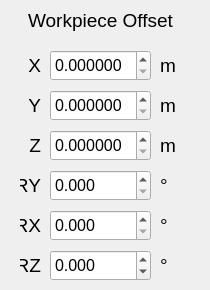
    <widget class="QWidget" name="tab">
     <attribute name="title">
      <string>Workpiece</string>
     </attribute>
     <widget class="QLabel" name="label_77">
      <property name="geometry">
       <rect>
        <x>160</x>
        <y>250</y>
        <width>21</width>
        <height>31</height>
       </rect>
      </property>
      <property name="font">
       <font>
        <pointsize>14</pointsize>
        <weight>50</weight>
        <bold>false</bold>
       </font>
      </property>
      <property name="text">
       <string>°</string>
      </property>
      <property name="alignment">
       <set>Qt::AlignLeading|Qt::AlignLeft|Qt::AlignVCenter</set>
      </property>
     </widget>
     <widget class="QLabel" name="label_66">
      <property name="geometry">
       <rect>
        <x>20</x>
        <y>50</y>
        <width>21</width>
        <height>31</height>
       </rect>
      </property>
      <property name="font">
       <font>
        <pointsize>14</pointsize>
        <weight>50</weight>
        <bold>false</bold>
       </font>
      </property>
      <property name="text">
       <string>X</string>
      </property>
      <property name="alignment">
       <set>Qt::AlignRight|Qt::AlignTrailing|Qt::AlignVCenter</set>
      </property>
     </widget>
     <widget class="QLabel" name="label_73">
      <property name="geometry">
       <rect>
        <x>160</x>
        <y>90</y>
        <width>21</width>
        <height>31</height>
       </rect>
      </property>
      <property name="font">
       <font>
        <pointsize>14</pointsize>
        <weight>50</weight>
        <bold>false</bold>
       </font>
      </property>
      <property name="text">
       <string>m</string>
      </property>
      <property name="alignment">
       <set>Qt::AlignLeading|Qt::AlignLeft|Qt::AlignVCenter</set>
      </property>
     </widget>
     <widget class="QLabel" name="label_75">
      <property name="geometry">
       <rect>
        <x>160</x>
        <y>170</y>
        <width>21</width>
        <height>31</height>
       </rect>
      </property>
      <property name="font">
       <font>
        <pointsize>14</pointsize>
        <weight>50</weight>
        <bold>false</bold>
       </font>
      </property>
      <property name="text">
       <string>°</string>
      </property>
      <property name="alignment">
       <set>Qt::AlignLeading|Qt::AlignLeft|Qt::AlignVCenter</set>
      </property>
     </widget>
     <widget class="QDoubleSpinBox" name="wp_os_z">
      <property name="geometry">
       <rect>
        <x>50</x>
        <y>130</y>
        <width>101</width>
        <height>31</height>
       </rect>
      </property>
      <property name="font">
       <font>
        <pointsize>12</pointsize>
       </font>
      </property>
      <property name="decimals">
       <number>6</number>
      </property>
      <property name="singleStep">
       <double>0.001000000000000</double>
      </property>
      <property name="stepType">
       <enum>QAbstractSpinBox::DefaultStepType</enum>
      </property>
     </widget>
     <widget class="QLabel" name="label_71">
      <property name="geometry">
       <rect>
        <x>20</x>
        <y>170</y>
        <width>21</width>
        <height>31</height>
       </rect>
      </property>
      <property name="font">
       <font>
        <pointsize>14</pointsize>
        <weight>50</weight>
        <bold>false</bold>
       </font>
      </property>
      <property name="text">
       <string>RY</string>
      </property>
      <property name="alignment">
       <set>Qt::AlignRight|Qt::AlignTrailing|Qt::AlignVCenter</set>
      </property>
     </widget>
     <widget class="QLabel" name="label_76">
      <property name="geometry">
       <rect>
        <x>160</x>
        <y>210</y>
        <width>21</width>
        <height>31</height>
       </rect>
      </property>
      <property name="font">
       <font>
        <pointsize>14</pointsize>
        <weight>50</weight>
        <bold>false</bold>
       </font>
      </property>
      <property name="text">
       <string>°</string>
      </property>
      <property name="alignment">
       <set>Qt::AlignLeading|Qt::AlignLeft|Qt::AlignVCenter</set>
      </property>
     </widget>
     <widget class="QLabel" name="label_65">
      <property name="geometry">
       <rect>
        <x>0</x>
        <y>0</y>
        <width>201</width>
        <height>41</height>
       </rect>
      </property>
      <property name="font">
       <font>
        <pointsize>14</pointsize>
        <weight>50</weight>
        <bold>false</bold>
       </font>
      </property>
      <property name="text">
       <string>Workpiece Offset</string>
      </property>
      <property name="alignment">
       <set>Qt::AlignCenter</set>
      </property>
     </widget>
     <widget class="QDoubleSpinBox" name="wp_os_ry">
      <property name="geometry">
       <rect>
        <x>50</x>
        <y>170</y>
        <width>101</width>
        <height>31</height>
       </rect>
      </property>
      <property name="font">
       <font>
        <pointsize>12</pointsize>
       </font>
      </property>
      <property name="decimals">
       <number>3</number>
      </property>
      <property name="maximum">
       <double>360.000000000000000</double>
      </property>
      <property name="stepType">
       <enum>QAbstractSpinBox::AdaptiveDecimalStepType</enum>
      </property>
     </widget>
     <widget class="QDoubleSpinBox" name="wp_os_x">
      <property name="geometry">
       <rect>
        <x>50</x>
        <y>50</y>
        <width>101</width>
        <height>31</height>
       </rect>
      </property>
      <property name="font">
       <font>
        <pointsize>12</pointsize>
       </font>
      </property>
      <property name="suffix">
       <string/>
      </property>
      <property name="decimals">
       <number>6</number>
      </property>
      <property name="singleStep">
       <double>0.001000000000000</double>
      </property>
      <property name="stepType">
       <enum>QAbstractSpinBox::DefaultStepType</enum>
      </property>
     </widget>
     <widget class="QLabel" name="label_70">
      <property name="geometry">
       <rect>
        <x>20</x>
        <y>210</y>
        <width>21</width>
        <height>31</height>
       </rect>
      </property>
      <property name="font">
       <font>
        <pointsize>14</pointsize>
        <weight>50</weight>
        <bold>false</bold>
       </font>
      </property>
      <property name="text">
       <string>RX</string>
      </property>
      <property name="alignment">
       <set>Qt::AlignRight|Qt::AlignTrailing|Qt::AlignVCenter</set>
      </property>
     </widget>
     <widget class="QLabel" name="label_72">
      <property name="geometry">
       <rect>
        <x>160</x>
        <y>50</y>
        <width>21</width>
        <height>31</height>
       </rect>
      </property>
      <property name="font">
       <font>
        <pointsize>14</pointsize>
        <weight>50</weight>
        <bold>false</bold>
       </font>
      </property>
      <property name="text">
       <string>m</string>
      </property>
      <property name="alignment">
       <set>Qt::AlignLeading|Qt::AlignLeft|Qt::AlignVCenter</set>
      </property>
     </widget>
     <widget class="QLabel" name="label_74">
      <property name="geometry">
       <rect>
        <x>160</x>
        <y>130</y>
        <width>21</width>
        <height>31</height>
       </rect>
      </property>
      <property name="font">
       <font>
        <pointsize>14</pointsize>
        <weight>50</weight>
        <bold>false</bold>
       </font>
      </property>
      <property name="text">
       <string>m</string>
      </property>
      <property name="alignment">
       <set>Qt::AlignLeading|Qt::AlignLeft|Qt::AlignVCenter</set>
      </property>
     </widget>
     <widget class="QDoubleSpinBox" name="wp_os_rx">
      <property name="geometry">
       <rect>
        <x>50</x>
        <y>210</y>
        <width>101</width>
        <height>31</height>
       </rect>
      </property>
      <property name="font">
       <font>
        <pointsize>12</pointsize>
       </font>
      </property>
      <property name="decimals">
       <number>3</number>
      </property>
      <property name="maximum">
       <double>360.000000000000000</double>
      </property>
      <property name="stepType">
       <enum>QAbstractSpinBox::AdaptiveDecimalStepType</enum>
      </property>
     </widget>
     <widget class="QDoubleSpinBox" name="wp_os_y">
      <property name="geometry">
       <rect>
        <x>50</x>
        <y>90</y>
        <width>101</width>
        <height>31</height>
       </rect>
      </property>
      <property name="font">
       <font>
        <pointsize>12</pointsize>
       </font>
      </property>
      <property name="decimals">
       <number>6</number>
      </property>
      <property name="singleStep">
       <double>0.001000000000000</double>
      </property>
      <property name="stepType">
       <enum>QAbstractSpinBox::DefaultStepType</enum>
      </property>
     </widget>
     <widget class="QDoubleSpinBox" name="wp_os_rz">
      <property name="geometry">
       <rect>
        <x>50</x>
        <y>250</y>
        <width>101</width>
        <height>31</height>
       </rect>
      </property>
      <property name="font">
       <font>
        <pointsize>12</pointsize>
       </font>
      </property>
      <property name="decimals">
       <number>3</number>
      </property>
      <property name="minimum">
       <double>-360.000000000000000</double>
      </property>
      <property name="maximum">
       <double>360.000000000000000</double>
      </property>
      <property name="stepType">
       <enum>QAbstractSpinBox::AdaptiveDecimalStepType</enum>
      </property>
     </widget>
     <widget class="QLabel" name="label_69">
      <property name="geometry">
       <rect>
        <x>20</x>
        <y>250</y>
        <width>21</width>
        <height>31</height>
       </rect>
      </property>
      <property name="font">
       <font>
        <pointsize>14</pointsize>
        <weight>50</weight>
        <bold>false</bold>
       </font>
      </property>
      <property name="text">
       <string>RZ</string>
      </property>
      <property name="alignment">
       <set>Qt::AlignRight|Qt::AlignTrailing|Qt::AlignVCenter</set>
      </property>
     </widget>
     <widget class="QLabel" name="label_67">
      <property name="geometry">
       <rect>
        <x>20</x>
        <y>90</y>
        <width>21</width>
        <height>31</height>
       </rect>
      </property>
      <property name="font">
       <font>
        <pointsize>14</pointsize>
        <weight>50</weight>
        <bold>false</bold>
       </font>
      </property>
      <property name="text">
       <string>Y</string>
      </property>
      <property name="alignment">
       <set>Qt::AlignRight|Qt::AlignTrailing|Qt::AlignVCenter</set>
      </property>
     </widget>
     <widget class="QLabel" name="label_68">
      <property name="geometry">
       <rect>
        <x>20</x>
        <y>130</y>
        <width>21</width>
        <height>31</height>
       </rect>
      </property>
      <property name="font">
       <font>
        <pointsize>14</pointsize>
        <weight>50</weight>
        <bold>false</bold>
       </font>
      </property>
      <property name="text">
       <string>Z</string>
      </property>
      <property name="alignment">
       <set>Qt::AlignRight|Qt::AlignTrailing|Qt::AlignVCenter</set>
      </property>
     </widget>
    </widget>
